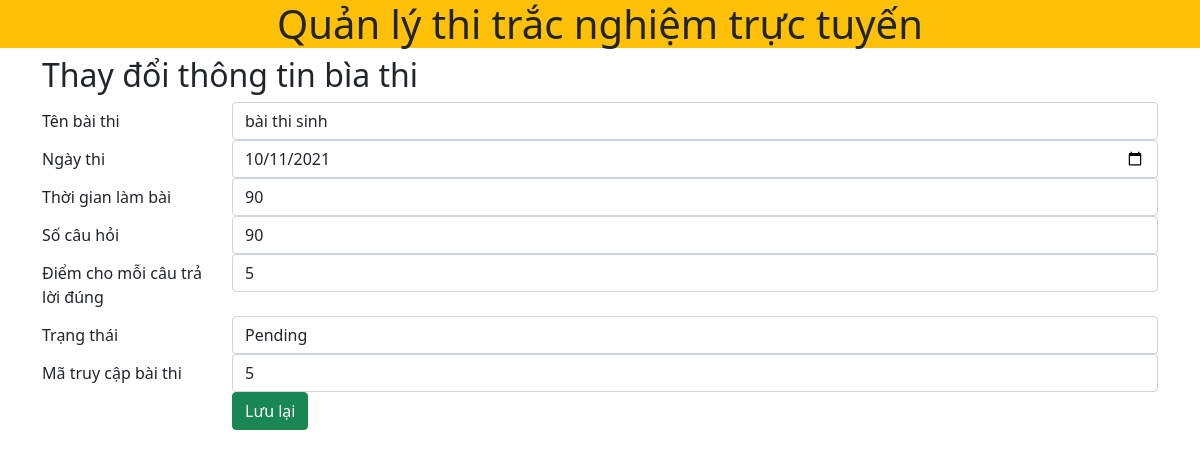
/edit.php?id=5, run on the app's committed database.
### tables this page shows
CREATE TABLE `exams` (
  `id` int(10) UNSIGNED NOT NULL,
  `exam_title` varchar(30) NOT NULL,
  `exam_datetime` date NOT NULL,
  `duration` int(11) NOT NULL,
  `total_question` int(10) NOT NULL,
  `marks_per_right_answer` int(10) NOT NULL,
  `created_on` date NOT NULL DEFAULT current_timestamp(),
  `status` varchar(20) NOT NULL,
  `exam_code` int(11) NOT NULL
);

### src/edit.php (the view, shortened to what this page needs)
<?php
    include 'header.php';
?>
<main class="container">
    <h2>Thay đổi thông tin bìa thi</h2>
    <?php
    include 'config.php';
    $id = $_GET['id'];
    $sql = "SELECT * FROM `exams` WHERE `id` = $id";
    $res = mysqli_query($conn, $sql);
    if (mysqli_num_rows($res) > 0) {
        $row = mysqli_fetch_assoc($res);
        $etitle=$row['exam_title'];
        $edate=$row['exam_datetime'];
        $duration=$row['duration'];
        $tquest=$row['total_question'];
        $mark=$row['marks_per_right_answer'];
        $status=$row['status'];
        $ecode=$row['exam_code'];
    }
    ?>
    <form method="POST">
        <div class="form-group row">
            <label for="etitle" class="col-sm-2 col-form-label">Tên bài thi</label>
            <div class="col-sm-10">
                <input type="text" class="form-control" id="etitle" name="etitle" value="<?php echo $etitle; ?>">
            </div>
        </div>
        <div class="form-group row">
            <label for="edate" class="col-sm-2 col-form-label">Ngày thi</label>
            <div class="col-sm-10">
                <input type="date" class="form-control" id="edate" name="edate" value="<?php echo $edate; ?>">
            </div>
        </div>
        <div class="form-group row">
            <label for="duration" class="col-sm-2 col-form-label">Thời gian làm bài</label>
            <div class="col-sm-10">
                <input type="text" class="form-control" id="duration" name="duration" value="<?php echo $duration; ?>">
            </div>
        </div>
        <div class="form-group row">
            <label for="tquest" class="col-sm-2 col-form-label">Số câu hỏi</label>
            <div class="col-sm-10">
                <input type="text" class="form-control" id="tquest" name="tquest" value="<?php echo $tquest; ?>">
            </div>
        </div>
        <div class="form-group row">
            <label for="mark" class="col-sm-2 col-form-label"> Điểm cho mỗi câu trả lời đúng</label>
            <div class="col-sm-10">
                <input type="tel" class="form-control" id="mark" name="mark" value="<?php echo $mark ?>">
            </div>
        </div>
        <div class="form-group row">
            <label for="status" class="col-sm-2 col-form-label"> Trạng thái</label>
            <div class="col-sm-10">
                <input type="tel" class="form-control" id="status" name="status" value="<?php echo $status; ?>">
            </div>
        </div>
        <div class="form-group row">
            <label for="ecode" class="col-sm-2 col-form-label"> Mã truy cập bài thi</label>
            <div class="col-sm-10">
                <input type="tel" class="form-control" id="ecode" name="ecode" value="<?php echo $ecode; ?>">
            </div>
        </div>
        <div class="form-group row">
            <label for="empMobile" class="col-sm-2 col-form-label"></label>
            <div class="col-sm-10">
                <button type="submit" class="btn btn-success" name="btnsave">Lưu lại</button>
            </div>
        </div>
    </form>
</main>
<?php
    include 'footer.php';
?>

### data on the page
exams: etitle "bài thi sinh", edate "10/11/2021", duration "90", tquest "90", mark "5", status "Pending", ecode "5"
